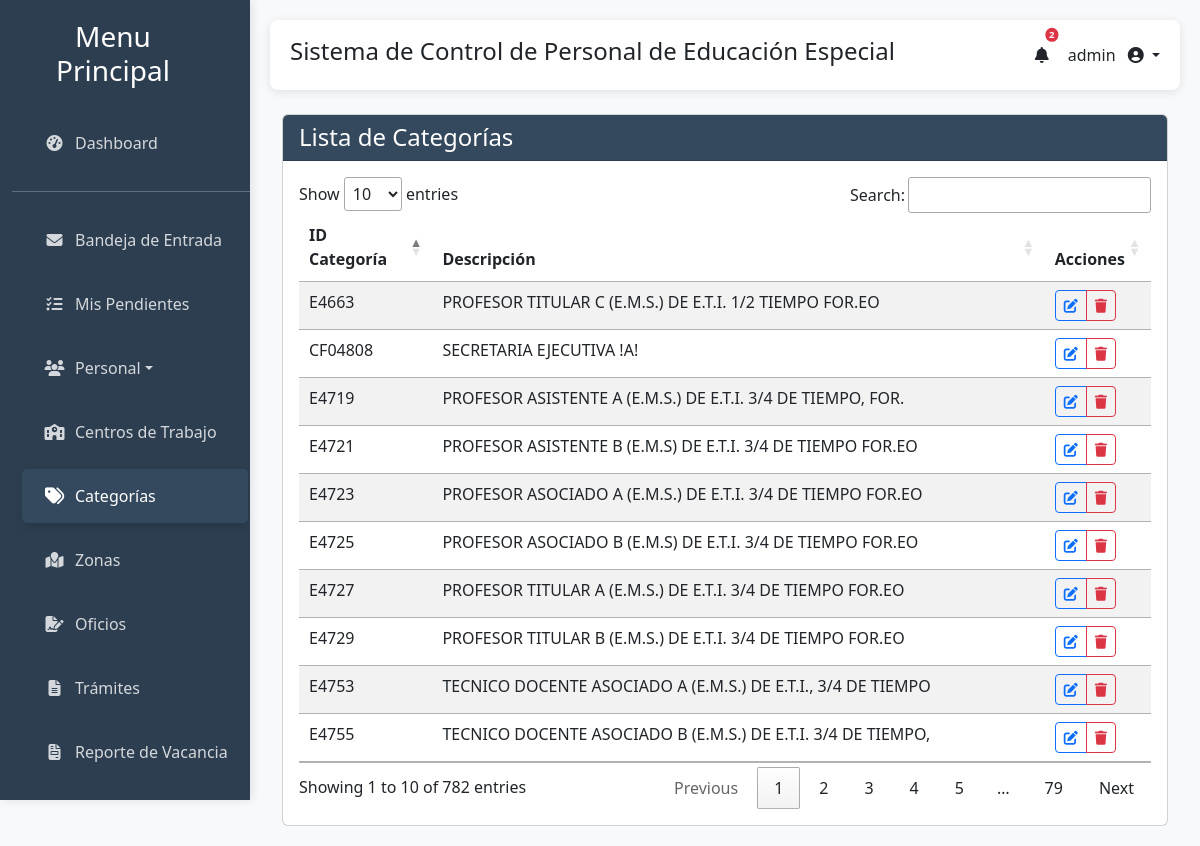
The app's page /categorias/ (signed in) with its own data.
### gestion_escolar/models.py (models this page shows, shortened)
class Categoria(models.Model):
    id_categoria = models.CharField(max_length=50, primary_key=True, verbose_name="ID Categoría")
    descripcion = models.CharField(max_length=255, verbose_name="Descripción")
    class Meta:
        verbose_name = "Categoría"
        verbose_name_plural = "Categorías"
        ordering = ['id_categoria']

### gestion_escolar/views.py (the view)
# urls.py: path('categorias/', views.lista_categorias, name='lista_categorias'),
def lista_categorias(request):
    if request.user.groups.filter(name='Directores').exists():
        raise PermissionDenied
    query = request.GET.get('q')
    categorias = Categoria.objects.all().order_by('id_categoria')
    if query:
        categorias = categorias.filter(
            Q(id_categoria__icontains=query) | Q(descripcion__icontains=query)
        )
    context = {
        'categorias': categorias,
        'query': query,
    }
    return render(request, 'gestion_escolar/lista_categorias.html', context)

### gestion_escolar/templatetags/auth_extras.py (called while the page is built)
@register.filter(name='has_group')
def has_group(user, group_name):
    try:
        group = Group.objects.get(name=group_name)
    except Group.DoesNotExist:
        return False
    return group in user.groups.all()

### gestion_escolar/templates/gestion_escolar/lista_categorias.html (shortened to what this page needs)
{% extends 'gestion_escolar/base.html' %}
{% load static %}
{% block content %}
<div class="container mt-4">
    <div class="row">
        <div class="col-md-12">
            <div class="card">
                <div class="card-header bg-primary text-white">
                    <h4 class="mb-0">Lista de Categorías</h4>
                </div>
                <div class="card-body">
                    <div class="table-responsive">
                        <table id="tablaCategorias" class="table table-striped table-hover datatable-search">
                            <thead>
                                <tr>
                                    <th>ID Categoría</th>
                                    <th>Descripción</th>
                                    <th>Acciones</th>
                                </tr>
                            </thead>
                            <tbody>
                                {% for categoria in categorias %}
                                <tr>
                                    <td>{{ categoria.id_categoria }}</td>
                                    <td>{{ categoria.descripcion }}</td>
                                    <td>
                                        <div class="btn-group" role="group">
                                            <a href="{% url 'editar_categoria' categoria.id_categoria %}" class="btn btn-sm btn-outline-primary">
                                                <i class="fas fa-edit"></i>
                                            </a>
                                            <a href="{% url 'eliminar_categoria' categoria.id_categoria %}" class="btn btn-sm btn-outline-danger">
                                                <i class="fas fa-trash"></i>
                                            </a>
                                        </div>
                                    </td>
                                </tr>
                                {% empty %}
                                <tr>
                                    <td colspan="2">No hay categorías registradas.</td>
                                </tr>
                                {% endfor %}
                            </tbody>
                        </table>
                    </div>
                </div>
            </div>
        </div>
    </div>
</div>
{% endblock %}

### gestion_escolar/templates/gestion_escolar/base.html (shortened to what this page needs)
<!DOCTYPE html>
<html lang="es">
<head>
    {% load static %}
    {% load auth_extras %}
    <link href="https://cdn.jsdelivr.net/npm/bootstrap@5.3.0/dist/css/bootstrap.min.css" rel="stylesheet">
    <link rel="stylesheet" href="https://cdn.datatables.net/1.13.6/css/jquery.dataTables.min.css">
    <link href="https://cdn.jsdelivr.net/npm/select2@4.1.0-rc.0/dist/css/select2.min.css" rel="stylesheet" />
    <link rel="stylesheet" href="https://cdnjs.cloudflare.com/ajax/libs/font-awesome/6.4.0/css/all.min.css">
</head>
<body>
    <div class="container-fluid">
        <div class="row">
            <div class="col-md-2 sidebar">
                <div class="d-flex justify-content-between align-items-center px-3 mb-4">
                    <h3 class="text-center mb-0">Menu Principal</h3>
                    <button id="sidebarCollapse" class="d-none d-md-block">
                        <i class="fas fa-chevron-left"></i>
                    </button>
                </div>
                <ul class="nav flex-column">
                    <li class="nav-item">
                        <a class="nav-link" href="{% url 'index' %}">
                            <i class="fas fa-tachometer-alt me-2"></i>
                            <span class="sidebar-text">Dashboard</span>
                        </a>
                    </li>
                    <hr class="sidebar-divider my-3">
                    <li class="nav-item">
                        <a class="nav-link" href="{% url 'correspondencia_inbox' %}">
                            <i class="fas fa-envelope me-2"></i>
                            <span class="sidebar-text">Bandeja de Entrada</span>
                        </a>
                    </li>
                    <li class="nav-item">
                        <a class="nav-link" href="{% url 'pendientes_activos' %}">
                            <i class="fas fa-tasks me-2"></i>
                            <span class="sidebar-text">Mis Pendientes</span>
                        </a>
                    </li>
                    <li class="nav-item dropdown">
                        <a class="nav-link dropdown-toggle" href="#" role="button" data-bs-toggle="dropdown" aria-expanded="false">
                            <i class="fas fa-users me-2"></i>
                            <span class="sidebar-text">Personal</span>
                        </a>
                    </li>
                    {% if not user|has_group:"Directores" %}
                    <li class="nav-item">
                        <a class="nav-link" href="{% url 'lista_escuelas' %}">
                            <i class="fas fa-school me-2"></i>
                            <span class="sidebar-text">Centros de Trabajo</span>
                        </a>
                    </li>
                    <li class="nav-item">
                        <a class="nav-link" href="{% url 'lista_categorias' %}">
                            <i class="fas fa-tags me-2"></i>
                            <span class="sidebar-text">Categorías</span>
                        </a>
                    </li>
                    <li class="nav-item">
                        <a class="nav-link" href="{% url 'lista_zonas' %}">
                            <i class="fas fa-map-marked me-2"></i>
                            <span class="sidebar-text">Zonas</span>
                        </a>
                    </li>
                    <li class="nav-item">
                        <a class="nav-link" href="{% url 'generar_oficios' %}">
                            <i class="fas fa-file-signature me-2"></i>
                            <span class="sidebar-text">Oficios</span>
                        </a>
                    </li>
                    <li class="nav-item">
                        <a class="nav-link" href="{% url 'generar_tramites_generales' %}">
                            <i class="fas fa-file-alt me-2"></i>
                            <span class="sidebar-text">Trámites</span>
                        </a>
                    </li>
                    <li class="nav-item">
                        <a class="nav-link" href="{% url 'gestionar_lote_vacancia' %}">
                            <i class="fas fa-file-invoice me-2"></i>
                            <span class="sidebar-text">Reporte de Vacancia</span>
                        </a>
                    </li>
                    <li class="nav-item">
                        <a class="nav-link" href="{% url 'historial' %}">
                        </a>
                    </li>
                    {% endif %}
                </ul>
            </div>
            <div class="col-md-10 main-content">
                <div class="header">
                    <h4>Sistema de Control de Personal de Educación Especial</h4>
                    {% if user.is_authenticated %}
                    <ul class="navbar-nav d-flex flex-row align-items-center">
                        <li class="nav-item dropdown me-3">
                            <a class="nav-link" href="#" id="alertsDropdown" role="button" data-bs-toggle="dropdown" aria-expanded="false">
                                <i class="fas fa-bell fa-fw"></i>
                                {% if total_alerts > 0 %}
                                    <span class="badge bg-danger rounded-pill position-absolute top-0 start-100 translate-middle" style="font-size: 0.6em; padding: .25em .4em;">{{ total_alerts }}</span>
                                {% endif %}
                            </a>
                        </li>
                        <li class="nav-item dropdown">
                            <a class="nav-link dropdown-toggle" href="#" id="userDropdown" role="button" data-bs-toggle="dropdown" aria-expanded="false">
                                <span class="me-2 d-none d-lg-inline">{{ user.username }}</span>
                                <i class="fas fa-user-circle"></i>
                            </a>
                        </li>
                    </ul>
                    {% endif %}
                </div>
                {% block content %}{% endblock %}
            </div>
        </div>
    </div>
</body>
</html>

### gestion_escolar/templates/gestion_escolar/base.html (style rules this page uses)
:root { --primary-color: #34495e; --secondary-color: #2c3e50; --accent-color: #95a5a6; --light-color: #ecf0f1; --success-color: #27ae60; --sidebar-width: 250px; --sidebar-collapsed-width: 70px; --transition-speed: 0.3s; }
.bg-primary { background-color: var(--primary-color) !important; }
body { background-color: #f8f9fa; font-family: 'Segoe UI', Tahoma, Geneva, Verdana, sans-serif; overflow-x: hidden; transition: margin-left var(--transition-speed); }
.sidebar { background-color: var(--secondary-color); color: white; height: 100vh; position: fixed; padding-top: 20px; width: var(--sidebar-width); z-index: 1000; transition: all var(--transition-speed) ease; left: 0; overflow-y: auto; box-shadow: 2px 0 10px rgba(0, 0, 0, 0.1); }
.sidebar .nav-link { color: rgba(255, 255, 255, 0.8); padding: 15px 20px; margin: 5px 10px; border-radius: 5px; transition: all var(--transition-speed); display: flex; align-items: center; white-space: nowrap; }
.sidebar .nav-link.active { background-color: var(--primary-color); color: white; box-shadow: 0 4px 8px rgba(0, 0, 0, 0.1); }
.sidebar .nav-link i { transition: transform var(--transition-speed); min-width: 25px; text-align: center; }
.sidebar .nav-link.active i { transform: scale(1.2); }
.main-content { margin-left: var(--sidebar-width); padding: 20px; transition: margin-left var(--transition-speed) ease, width var(--transition-speed) ease; width: calc(100% - var(--sidebar-width)); min-height: 100vh; }
.header { background-color: white; box-shadow: 0 2px 10px rgba(0, 0, 0, 0.1); padding: 15px 20px; margin-bottom: 20px; border-radius: 8px; display: flex; justify-content: space-between; align-items: center; position: sticky; top: 10px; z-index: 900; }
#sidebarCollapse { background: none; border: none; color: var(--secondary-color); font-size: 1.2rem; cursor: pointer; transition: transform var(--transition-speed); }

### records on screen
Categoria: id_categoria "CF04808", descripcion "SECRETARIA EJECUTIVA !A!"
Categoria: id_categoria "E4663", descripcion "PROFESOR TITULAR C (E.M.S.) DE E.T.I. 1/2 TIEMPO FOR.EO"
Categoria: id_categoria "E4719", descripcion "PROFESOR ASISTENTE A (E.M.S.) DE E.T.I. 3/4 DE TIEMPO, FOR."
Categoria: id_categoria "E4721", descripcion "PROFESOR ASISTENTE B (E.M.S) DE E.T.I. 3/4 DE TIEMPO FOR.EO"
Categoria: id_categoria "E4723", descripcion "PROFESOR ASOCIADO A (E.M.S.) DE E.T.I. 3/4 DE TIEMPO FOR.EO"
Categoria: id_categoria "E4725", descripcion "PROFESOR ASOCIADO B (E.M.S) DE E.T.I. 3/4 DE TIEMPO FOR.EO"
Categoria: id_categoria "E4727", descripcion "PROFESOR TITULAR A (E.M.S.) DE E.T.I. 3/4 DE TIEMPO FOR.EO"
Categoria: id_categoria "E4729", descripcion "PROFESOR TITULAR B (E.M.S.) DE E.T.I. 3/4 DE TIEMPO FOR.EO"
Categoria: id_categoria "E4753", descripcion "TECNICO DOCENTE ASOCIADO A (E.M.S.) DE E.T.I., 3/4 DE TIEMPO"
Categoria: id_categoria "E4755", descripcion "TECNICO DOCENTE ASOCIADO B (E.M.S.) DE E.T.I. 3/4 DE TIEMPO,"

### other values on screen
{{ total_alerts }} "2"
{{ user.username }} "admin"
